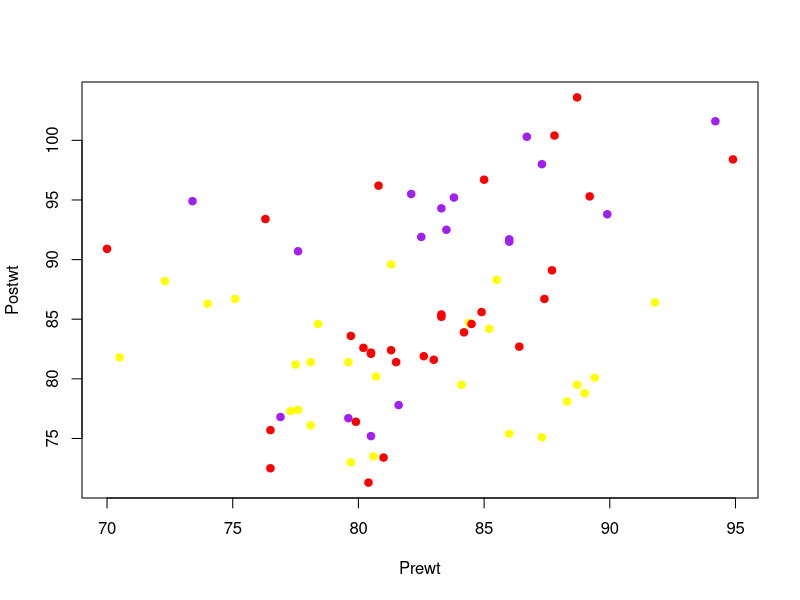
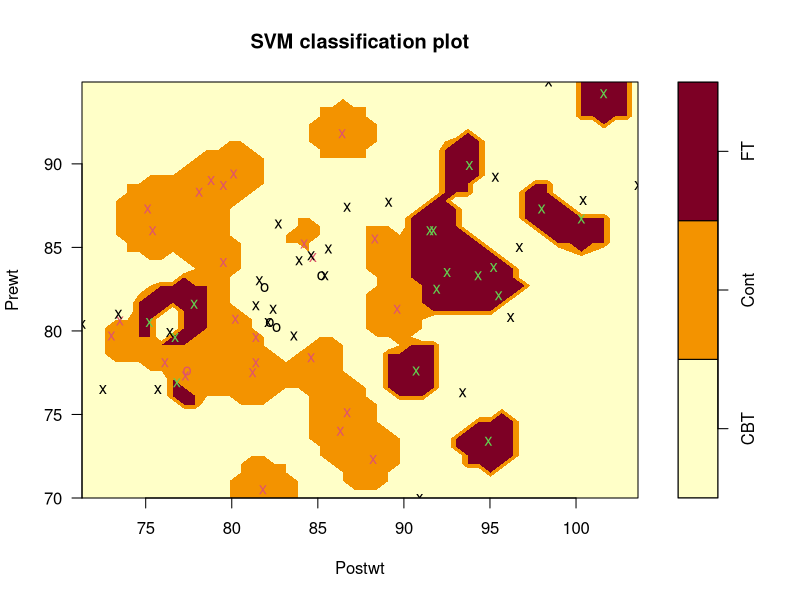

Reproduce these figures in R, in order.
## ---- chunk 1
library(MASS)
library(e1071) # for support vector machine

?anorexia
# The anorexia data frame has 72 rows and 3 columns. 
# Weight change data for young female anorexia patients.

set.seed(1)
summary(anorexia)
# since they have control group and two treatment groups, we can do difference-in-difference method to
# see the effect of the treatments, but here I use the support vector machine method.

train = sample(c(TRUE, FALSE), 50, rep=T) # for 50 obsevations

svm.fit=svm(Treat~., data=anorexia[train,], kernel="linear", cost=10, scale=FALSE)
#svm helps train a support vector machine, carrying out general regression and classification.
# kernel: linear - the decision boundary between classes are linear.
# the cost argument allows us to specify the cost of a violation to the margin. When the cost argument is small, then the margins will be wide and many support vectors will be on the margin or will violate the margin. When the cost argument is large, the margins will be narrow and there will be few support vectors on the margin or violating the margin.

summary(svm.fit)

# 30 support vectors for this 50 observations are too much.
# I need to choose cost wisely by cross-validation
# and probably polynomial decision boundary, instead of linear kernel

set.seed(2)
# tune peforms 10-told cross-validation on a aset of models of interest
cv.outcome = tune(svm, Treat~., data=anorexia[train,], kernel="polynomial",
                  ranges = list(cost=c(.001, .01, .1, 1, 10, 100,1000), degree=c(1,2,3,4)))
summary(cv.outcome)
best.svm = cv.outcome$best.model
# so here our best.model is cost=100 and degree=3
ypred = predict(best.svm, anorexia[!train,])
table(predict = ypred, truth=anorexia$Treat[!train])
# error rate
mean(ypred!=anorexia$Treat[!train])
# well, not good at all

# non-linear SVM
# let's try something like radial kernel
set.seed(3)
cv.outcome = tune(svm, Treat~., data=anorexia[train,], kernel="radial",
                  ranges = list(cost=c(.001, .01, .1, 1, 10, 100,1000)))
summary(cv.outcome)
# well the best cost is 100
ypred = predict(cv.outcome$best.model, anorexia[!train,])
table(predict=ypred, truth=anorexia$Treat[!train])
mean(ypred!=anorexia$Treat[!train])
# improve a bit but not much

contrasts(anorexia$Treat)
color = ifelse(anorexia$Treat=="CBT", "red", ifelse(anorexia$Treat=="Cont", "yellow", "purple"))
plot(anorexia[,-1], col=color, pch=19)
summary(svm.fit)
# Now I need to fit the whole dataset
svm.fit = svm(Treat~., data=anorexia, cost=10, kernel="radial", scale=FALSE)
plot(svm.fit, anorexia)
# well we can see that they are everywhere, not clearly separated

